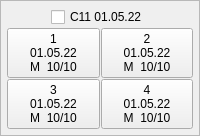
          <widget class="QFrame" name="frame_75">
           <property name="frameShape">
            <enum>QFrame::StyledPanel</enum>
           </property>
           <property name="frameShadow">
            <enum>QFrame::Raised</enum>
           </property>
           <layout class="QHBoxLayout" name="horizontalLayout_13">
            <property name="spacing">
             <number>5</number>
            </property>
            <property name="leftMargin">
             <number>5</number>
            </property>
            <property name="topMargin">
             <number>5</number>
            </property>
            <property name="rightMargin">
             <number>5</number>
            </property>
            <property name="bottomMargin">
             <number>5</number>
            </property>
            <item>
             <layout class="QGridLayout" name="gridLayout_75">
              <property name="leftMargin">
               <number>1</number>
              </property>
              <property name="topMargin">
               <number>1</number>
              </property>
              <property name="rightMargin">
               <number>1</number>
              </property>
              <property name="bottomMargin">
               <number>1</number>
              </property>
              <property name="spacing">
               <number>1</number>
              </property>
              <item row="1" column="1">
               <widget class="QPushButton" name="pushButton_300">
                <property name="text">
                 <string>2
01.05.22
M  10/10</string>
                </property>
                <property name="checkable">
                 <bool>true</bool>
                </property>
               </widget>
              </item>
              <item row="2" column="1">
               <widget class="QPushButton" name="pushButton_301">
                <property name="text">
                 <string>4
01.05.22
M  10/10</string>
                </property>
               </widget>
              </item>
              <item row="1" column="0">
               <widget class="QPushButton" name="pushButton_302">
                <property name="text">
                 <string>1
01.05.22
M  10/10</string>
                </property>
               </widget>
              </item>
              <item row="0" column="0" colspan="2" alignment="Qt::AlignHCenter">
               <widget class="QCheckBox" name="A1_75">
                <property name="layoutDirection">
                 <enum>Qt::LeftToRight</enum>
                </property>
                <property name="text">
                 <string>C11 01.05.22</string>
                </property>
               </widget>
              </item>
              <item row="2" column="0">
               <widget class="QPushButton" name="pushButton_303">
                <property name="text">
                 <string>3
01.05.22
M  10/10</string>
                </property>
               </widget>
              </item>
             </layout>
            </item>
           </layout>
          </widget>
